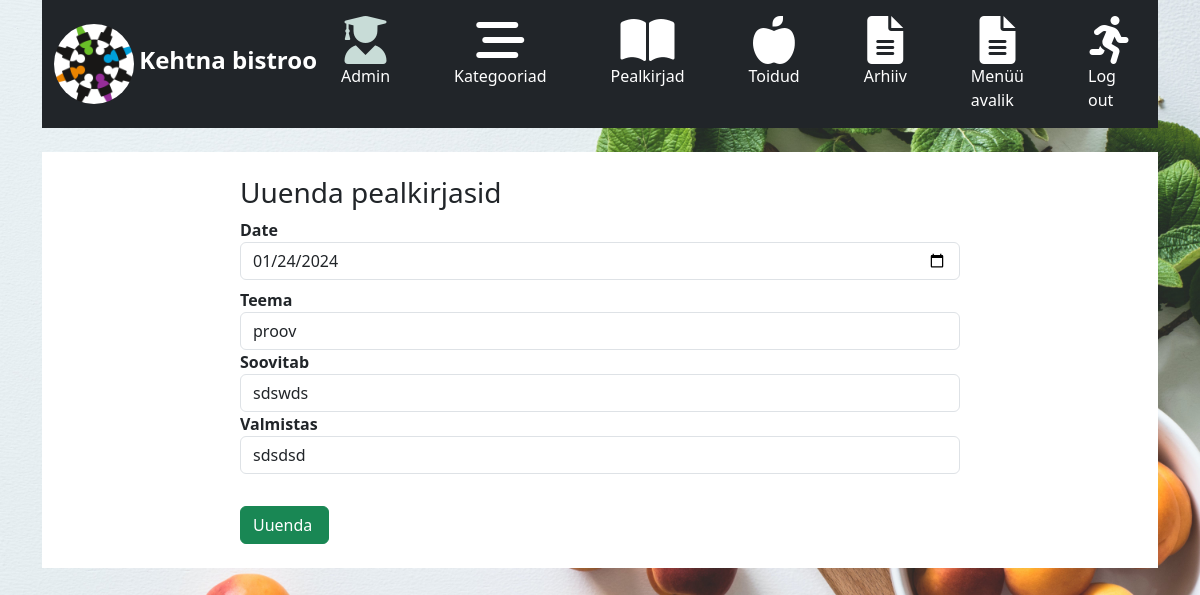
Page /app_admin/menuHeadlines_update/14 on the committed database.
### app_admin/models.py (models this page shows, shortened)
class MenuHeadlines(models.Model):
    date = models.DateField()
    teema = models.CharField(max_length=255, null=True, blank=True)
    soovitab = models.CharField(max_length=255, null=True, blank=True)
    valmistas = models.CharField(max_length=255, null=True, blank=True)
    class Meta:
        ordering = ['-date']   # - märk annab sorteerimise nii et tuleviku kuupäevad on ennem ja vanemad allpool
        verbose_name_plural = 'menuheadlines'

### app_admin/views.py (the view, shortened to what this page needs)
# urls.py: path('menuHeadlines_update/<int:pk>', views.MenuHeadlinesUpdateView.as_view(), name='menuHeadlines_update'),
class MenuHeadlinesUpdateView(UpdateView):
    template_name = 'app_admin/menuHeadlines_update.html'
    model = MenuHeadlines
    success_url = reverse_lazy('app_admin:menuHeadlines_list')
    form_class = MenuHeadlinesUpdateForm
    context_object_name = 'menuHeadline'
    def get_context_data(self, **kwargs):
        context = super().get_context_data(**kwargs)
        context['update'] = True  # See võimaldab mallis eristada vormi lisamise ja muutmise vahel
        return context

### app_admin/forms.py
class MenuHeadlinesUpdateForm(forms.ModelForm):
    class Meta:
        model = MenuHeadlines
        widgets = {
            'date': forms.TextInput(attrs={'type': 'date', 'class': 'form-control mb-2'}),
            'teema': forms.TextInput(attrs={'type': 'text', 'class': 'form-control'}),
            'soovitab': forms.TextInput(attrs={'type': 'text', 'class': 'form-control'}),
            'valmistas': forms.TextInput(attrs={'type': 'text', 'class': 'form-control'}),
        }
        fields = ('date', 'teema', 'soovitab', 'valmistas')

### app_admin/templates/app_admin/menuHeadlines_update.html (shortened to what this page needs)
{% extends 'base_admin.html' %}
{% block main %}
<br>
<div class="container" style="background-color: white;">
    <div class="row">
        <div class="col-8 mx-auto mt-2">
            <h3>Uuenda pealkirjasid </h3>
            <form method="post" class="form">
                {% for field in form %}
                <div class="form-field">
                    <label for="{{ field.id_for_label }}" class="fw-bold">{{ field.label }}</label>
                    {{ field }}
                </div>
                {% endfor %}
                <br>
                <input type="submit" value="Uuenda " class="btn btn-success mt-2">
            </form>
            <br>
        </div>
    </div>
</div>
{% endblock %}

### rows in the picture
MenuHeadlines: form "01/24/2024" "proov" "sdswds" "sdsdsd"

### other values in the picture
{{ field.label }} "Date" "Teema" "Soovitab" "Valmistas"
